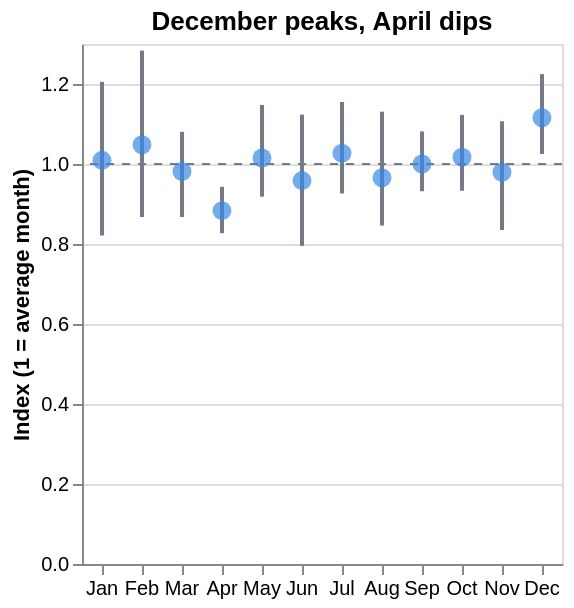

Notebook source saved alongside this figure:
### Code cell
#| hide
#| caption: Average seasonal index (dots) with the range across 14 years (lines). 1.0 is an average month.
base = alt.Chart(season).encode(x=alt.X("month_name:N", sort=list(season.month_name), title=None, axis=alt.Axis(labelAngle=0)))
rng = base.mark_rule(color=MUTED, strokeWidth=2).encode(y=alt.Y("index_min:Q", title="Index (1 = average month)", scale=alt.Scale(domain=[0.75, 1.3])), y2="index_max:Q")
dot = base.mark_point(size=90, filled=True, color=BLUE).encode(
    y="index:Q", tooltip=[alt.Tooltip("month_name:N", title="Month"), alt.Tooltip("index:Q", format=".2f", title="Average"),
                          alt.Tooltip("index_min:Q", format=".2f", title="Lowest"), alt.Tooltip("index_max:Q", format=".2f", title="Highest")])
one = alt.Chart(pd.DataFrame({"y": [1]})).mark_rule(strokeDash=[4, 4], color=MUTED).encode(y="y:Q")
(one + rng + dot).properties(title="December peaks, April dips", height=260)

### Figure 1 — Vega-Lite specification as saved in the notebook (floating-point values rounded to 4 significant figures)
{"config": {"view": {"continuousWidth": 300, "continuousHeight": 300}}, "layer": [{"data": {"name": "data-719260942a763224059a586657358545"}, "mark": {"type": "rule", "color": "#747a87", "strokeDash": [4, 4]}, "encoding": {"y": {"field": "y", "type": "quantitative"}}}, {"data": {"name": "data-750d4789b9838842b9f7b18f8384661c"}, "mark": {"type": "rule", "color": "#747a87", "strokeWidth": 2}, "encoding": {"x": {"axis": {"labelAngle": 0}, "field": "month_name", "sort": ["Jan", "Feb", "Mar", "Apr", "May", "Jun", "Jul", "Aug", "Sep", "Oct", "Nov", "Dec"], "title": null, "type": "nominal"}, "y": {"field": "index_min", "scale": {"domain": [0.75, 1.3]}, "title": "Index (1 = average month)", "type": "quantitative"}, "y2": {"field": "index_max"}}}, {"data": {"name": "data-750d4789b9838842b9f7b18f8384661c"}, "mark": {"type": "point", "color": "#3987e5", "filled": true, "size": 90}, "encoding": {"tooltip": [{"field": "month_name", "title": "Month", "type": "nominal"}, {"field": "index", "format": ".2f", "title": "Average", "type": "quantitative"}, {"field": "index_min", "format": ".2f", "title": "Lowest", "type": "quantitative"}, {"field": "index_max", "format": ".2f", "title": "Highest", "type": "quantitative"}], "x": {"axis": {"labelAngle": 0}, "field": "month_name", "sort": ["Jan", "Feb", "Mar", "Apr", "May", "Jun", "Jul", "Aug", "Sep", "Oct", "Nov", "Dec"], "title": null, "type": "nominal"}, "y": {"field": "index", "type": "quantitative"}}}], "height": 260, "title": "December peaks, April dips", "$schema": "https://vega.github.io/schema/vega-lite/v6.4.1.json", "datasets": {"data-719260942a763224059a586657358545": [{"y": 1}], "data-750d4789b9838842b9f7b18f8384661c": [{"month_num": 1, "month_name": "Jan", "index": 1.009, "index_min": 0.8213, "index_max": 1.205}, {"month_num": 2, "month_name": "Feb", "index": 1.048, "index_min": 0.8675, "index_max": 1.284}, {"month_num": 3, "month_name": "Mar", "index": 0.9811, "index_min": 0.8674, "index_max": 1.08}, {"month_num": 4, "month_name": "Apr", "index": 0.8834, "index_min": 0.8271, "index_max": 0.943}, {"month_num": 5, "month_name": "May", "index": 1.015, "index_min": 0.9184, "index_max": 1.148}, {"month_num": 6, "month_name": "Jun", "index": 0.9585, "index_min": 0.7955, "index_max": 1.123}, {"month_num": 7, "month_name": "Jul", "index": 1.027, "index_min": 0.9264, "index_max": 1.155}, {"month_num": 8, "month_name": "Aug", "index": 0.9658, "index_min": 0.8461, "index_max": 1.131}, {"month_num": 9, "month_name": "Sep", "index": 1.0, "index_min": 0.9319, "index_max": 1.081}, {"month_num": 10, "month_name": "Oct", "index": 1.017, "index_min": 0.9331, "index_max": 1.123}, {"month_num": 11, "month_name": "Nov", "index": 0.9796, "index_min": 0.8349, "index_max": 1.107}, {"month_num": 12, "month_name": "Dec", "index": 1.116, "index_min": 1.025, "index_max": 1.225}]}}
